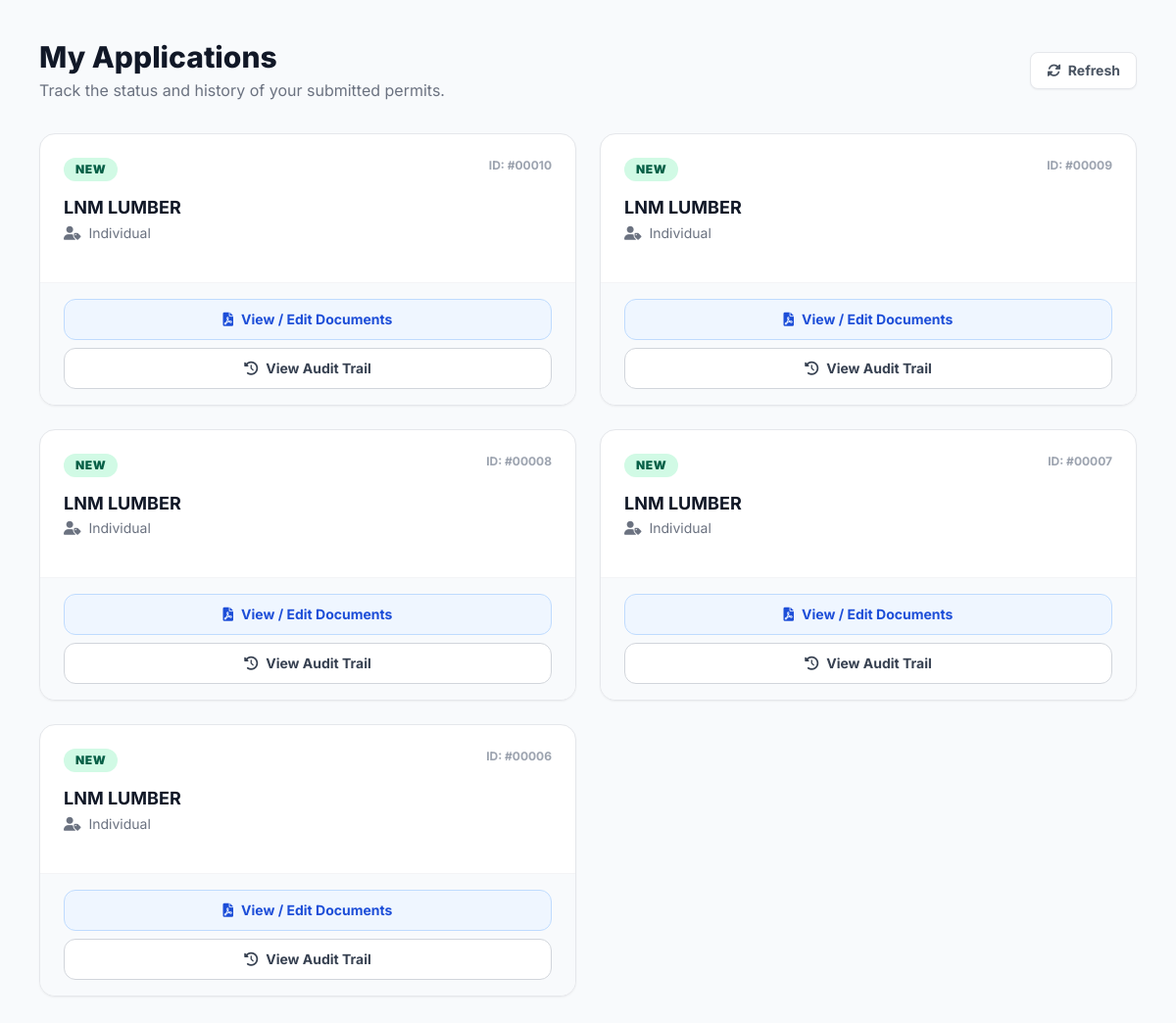
Page /my_applications.php (signed in) on the committed database.
### tables this page shows
CREATE TABLE `permit_applications` (
  `app_id` int(11) NOT NULL,
  `client_id` int(11) NOT NULL,
  `app_type` varchar(50) NOT NULL,
  `applicant_type` varchar(50) NOT NULL,
  `business_name` varchar(255) NOT NULL,
  `tin_number` varchar(50) NOT NULL,
  `reference_number` varchar(100) DEFAULT NULL,
  `province_id` varchar(20) DEFAULT NULL,
  `muncity_id` varchar(20) DEFAULT NULL,
  `brgy_id` varchar(20) DEFAULT NULL,
  `zip_code` varchar(20) DEFAULT NULL,
  `street_address` text DEFAULT NULL,
  `status` varchar(50) DEFAULT 'Pending Review',
  `date_submitted` datetime DEFAULT current_timestamp()
);

### my_applications.php (the view, shortened to what this page needs)
<?php
require_once 'db.php';
$client_id = $_SESSION['client_id'];
$stmt = $pdo->prepare("
    SELECT *, TIMESTAMPDIFF(SECOND, date_submitted, NOW()) as seconds_elapsed
    FROM permit_applications
    WHERE client_id = ?
    ORDER BY app_id DESC
");
$stmt->execute([$client_id]);
$applications = $stmt->fetchAll(PDO::FETCH_ASSOC);
?>
<!DOCTYPE html>
<html lang="en">
<head>
    <script src="https://cdn.tailwindcss.com"></script>
    <link href="https://cdnjs.cloudflare.com/ajax/libs/font-awesome/6.0.0/css/all.min.css" rel="stylesheet">
</head>
<body class="bg-slate-50 min-h-screen p-6 lg:p-10 relative">
    <div class="mb-8 flex justify-between items-center">
        <div>
            <h2 class="text-3xl font-extrabold text-gray-900">My Applications</h2>
            <p class="text-gray-500 mt-1">Track the status and history of your submitted permits.</p>
        </div>
        <button onclick="window.location.reload();" class="bg-white border border-gray-200 text-gray-600 px-4 py-2 rounded-lg text-sm font-bold hover:bg-gray-50 transition shadow-sm">
            <i class="fas fa-sync-alt mr-1"></i> Refresh
        </button>
    </div>
    <?php if (empty($applications)): ?>
        <div class="bg-white rounded-2xl shadow-sm border border-gray-100 p-10 text-center">
            <div class="inline-flex items-center justify-center w-16 h-16 rounded-full bg-gray-100 text-gray-400 mb-4">
                <i class="fas fa-folder-open text-2xl"></i>
            </div>
            <h4 class="text-gray-900 font-bold mb-1">No applications found</h4>
            <p class="text-gray-500 text-sm max-w-sm mx-auto">You haven't submitted any applications yet.</p>
        </div>
    <?php else: ?>
        <div class="grid grid-cols-1 md:grid-cols-2 xl:grid-cols-3 gap-6">
            <?php foreach ($applications as $app):
            ?>
                <div class="bg-white rounded-2xl shadow-sm border border-gray-200 overflow-hidden flex flex-col hover:border-emerald-300 transition-colors">
                    <div class="p-6 flex-1">
                        <div class="flex justify-between items-start mb-4">
                            <span class="px-3 py-1 rounded-full text-xs font-black uppercase tracking-wider bg-emerald-100 text-emerald-800">
                                <?= htmlspecialchars($app['app_type']) ?>
                            </span>
                            <span class="text-xs font-bold text-gray-400">
                                ID: #<?= str_pad($app['app_id'], 5, '0', STR_PAD_LEFT) ?>
                            </span>
                        </div>
                        <h3 class="text-lg font-bold text-gray-900 leading-tight mb-1"><?= htmlspecialchars($app['business_name']) ?></h3>
                        <p class="text-sm text-gray-500 mb-4"><i class="fas fa-user-tag mr-1"></i> <?= htmlspecialchars($app['applicant_type']) ?></p>
                    </div>
                    <div class="bg-slate-50 px-6 py-4 border-t border-gray-100 mt-auto">
                        <button onclick="openDocsModal(<?= $app['app_id'] ?>)" class="w-full bg-blue-50 border border-blue-200 text-blue-700 px-4 py-2.5 rounded-xl text-sm font-bold hover:bg-blue-100 transition flex items-center justify-center gap-2 mb-2">
                            <i class="fas fa-file-pdf"></i> View / Edit Documents
                        </button>
                        <button onclick="openAuditTrail(<?= $app['app_id'] ?>)" class="w-full bg-white border border-gray-300 text-gray-700 px-4 py-2.5 rounded-xl text-sm font-bold hover:bg-emerald-50 hover:text-emerald-700 hover:border-emerald-300 transition flex items-center justify-center gap-2">
                            <i class="fas fa-history"></i> View Audit Trail
                        </button>
                    </div>
                </div>
            <?php endforeach; ?>
        </div>
    <?php endif; ?>
</body>
</html>

### my_applications.php (style rules this page uses)
body { font-family: 'Inter', sans-serif; }

### rows in the picture
permit_applications: app_type "NEW", app_id "00010", business_name "LNM LUMBER", applicant_type "Individual"
permit_applications: app_type "NEW", app_id "00009", business_name "LNM LUMBER", applicant_type "Individual"
permit_applications: app_type "NEW", app_id "00008", business_name "LNM LUMBER", applicant_type "Individual"
permit_applications: app_type "NEW", app_id "00007", business_name "LNM LUMBER", applicant_type "Individual"
permit_applications: app_type "NEW", app_id "00006", business_name "LNM LUMBER", applicant_type "Individual"
